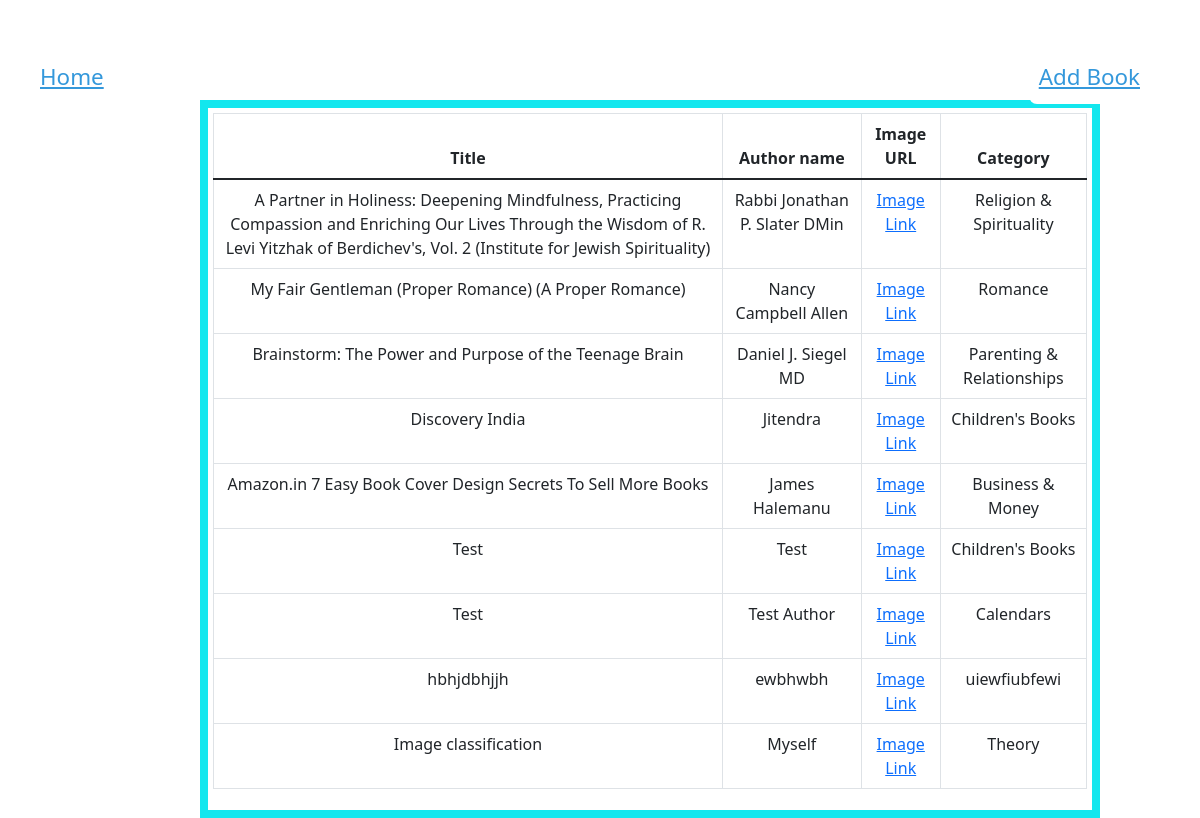
The app's page /mybooks/ (signed in) with its own data.
### library/models.py (models this page shows)
class Books(models.Model):
    id = models.AutoField(primary_key=True)
    image_url = models.URLField()
    title = models.CharField(max_length=100)
    author = models.CharField(max_length=100)
    category_id = models.ForeignKey(Category, null=True, on_delete=models.SET_NULL)
    category = models.CharField(max_length=100)
    created_by_user_id = models.ForeignKey(User, null=True, on_delete=models.SET_NULL)

### library/views.py (the view)
# urls.py: path("mybooks/", my_books, name="mybooks"),
@login_required(login_url='/accounts/login/')
def my_books(request):
    return render(
        request,
        "mybooks.html",
        {"books": Books.objects.filter(created_by_user_id=request.user)},
    )

### library/templates/mybooks.html (shortened to what this page needs)
<!DOCTYPE html>
<html lang="en">
<head>
    <link href="https://cdn.jsdelivr.net/npm/bootstrap@5.1.3/dist/css/bootstrap.min.css" rel="stylesheet">
</head>
<body>
    <div class="wrapper-div">
         <a href="{% url 'home' %}" class="btn home-btn" id="admin-btn">Home</a>
        <a href="{% url 'newbook' %}" class="btn admin-btn" id="admin-btn">Add Book</a>
    </div>
    <div class="books">
        <table class="table table-bordered">
          <thead>
            <tr>
              <th>Title</th>
              <th>Author name</th>
              <th>Image URL</th>
              <th>Category</th>
            </tr>
          </thead>
          <tbody>
            {% for book in books %}
              <tr>
                <td>{{ book.title }}</td>
                <td>{{ book.author }}</td>
                <td><a href="{{ book.image_url }}" target="_blank">Image Link</a></td>
                 <td>{{book.category}}</td>
              </tr>
            {% endfor %}
          </tbody>
        </table>
        </div>
</body>
</html>

### library/templates/mybooks.html (style rules this page uses)
.books { margin-top: 100px; margin-left: 200px; border: #13e7ee 8px solid; padding:5px; width:75%; text-align: center; position:static; }
.home-btn { position: absolute; top: 50px; left: 30px; border-radius: 8px; background-color: #fff; border: none; text-decoration: underline; color: #3498db; padding: 10px; font-size: 1.4rem; cursor: pointer; }
.admin-btn { position: absolute; top: 50px; right: 50px; border-radius: 8px; background-color: #fff; border: none; text-decoration: underline; color: #3498db; padding: 10px; font-size: 1.4rem; cursor: pointer; }

### records on screen
Books: title "A Partner in Holiness: Deepening Mindfulness, Practicing Compassion and Enriching Our Lives Through the Wisdom of R. Levi Yitzhak of Berdichev's, Vol. 2 (Institute for Jewish Spirituality)", author "Rabbi Jonathan P. Slater DMin", category "Religion & Spirituality"
Books: title "My Fair Gentleman (Proper Romance) (A Proper Romance)", author "Nancy Campbell Allen", category "Romance"
Books: title "Brainstorm: The Power and Purpose of the Teenage Brain", author "Daniel J. Siegel MD", category "Parenting & Relationships"
Books: title "Discovery India", author "Jitendra", category "Children's Books"
Books: title "Amazon.in 7 Easy Book Cover Design Secrets To Sell More Books", author "James Halemanu", category "Business & Money"
Books: title "Test", author "Test", category "Children's Books"
Books: title "Test", author "Test Author", category "Calendars"
Books: title "hbhjdbhjjh", author "ewbhwbh", category "uiewfiubfewi"
Books: title "Image classification", author "Myself", category "Theory"
